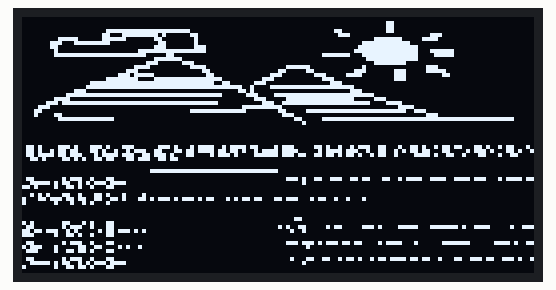
Bench run of a sketch on a simulated ESP8266 (NodeMCU). Shown: 128×64 one-colour display. WiFi joins after 1.5 s; servers stay silent unless stated; uploads are accepted with an empty reply; what the sketch prints to the serial monitor is not drawn.

Above: at 0.1 s.
At 5.1 s:
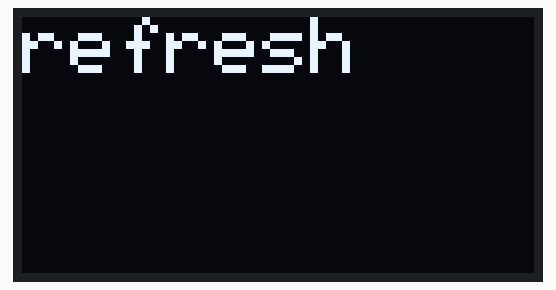
At 7.1 s:
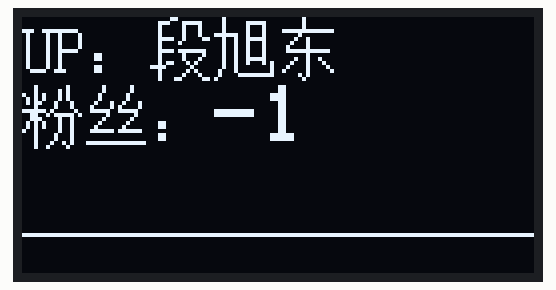

The sketch:

follower.ino
```cpp
/*
 * 使用ESP8266-01/12模块通过I2C驱动OLED SSD1306模块
 * 注意:
 *    ESP8266-12  需要设定D1, D2端口来驱动, 也就是GPIO5, GPIO4
 *    Wire.begin(5, 4);
 *    ESP8266-01  需要使用Rx和Tx端口驱动, 也就是GPIO3, GPIO1
 *
 *    Wire需要设定 d1 d2 端口来驱动 也就是gpi05 gpi04
 *
 *    Wire需要设定I2C时钟频率, 最大700KHz(相对160MHz模式下的CPU)
 *    如果是80MHz建议设置400KHz, 不过经测试, 直接设置700KHz也是可以的
 *    Wire.setClock(700000);
 */
#include <Arduino.h>
#include <ArduinoJson.h>

#include <SPI.h>
#include <Wire.h>
#include <Adafruit_GFX.h>
#include <Adafruit_SSD1306.h>

#include <ESP8266WiFi.h>
#include <ESP8266WiFiMulti.h>
#include <ESP8266HTTPClient.h>

//汉字"UP： 粉丝：",16*16
static unsigned char LOGO_CH[12][128] = {

{0x00,0x00,0x00,0xE7,0x42,0x42,0x42,0x42,0x42,0x42,0x42,0x42,0x42,0x3C,0x00,0x00},/*"U",0*/

{0x00,0x00,0x00,0xFC,0x42,0x42,0x42,0x42,0x7C,0x40,0x40,0x40,0x40,0xE0,0x00,0x00},/*"P",1*/

{0x00,0x00,0x00,0x00,0x00,0x00,0x00,0x00,0x00,0x00,0x00,0x00,0x00,0x00,0x00,0x00,
0x00,0x00,0x30,0x00,0x30,0x00,0x00,0x00,0x30,0x00,0x30,0x00,0x00,0x00,0x00,0x00},/*"：",2*/

{0x10,0x10,0x10,0x50,0x94,0x50,0x54,0x50,0x58,0x88,0x10,0x88,0xFD,0x04,0x32,0xFA,
0x38,0x48,0x54,0x48,0x54,0x48,0x90,0x48,0x10,0x88,0x10,0x88,0x11,0x28,0x12,0x10},/*"粉",3*/

{0x08,0x10,0x08,0x10,0x10,0x20,0x10,0x20,0x22,0x44,0x42,0x84,0x7C,0xF8,0x04,0x08,
0x08,0x10,0x10,0x20,0x20,0x40,0x7E,0xFC,0x00,0x00,0x00,0x00,0xFF,0xFE,0x00,0x00},/*"丝",4*/

{0x00,0x00,0x00,0x00,0x00,0x00,0x00,0x00,0x00,0x00,0x00,0x00,0x00,0x00,0x00,0x00,
0x00,0x00,0x30,0x00,0x30,0x00,0x00,0x00,0x30,0x00,0x30,0x00,0x00,0x00,0x00,0x00},/*"：",5*/


 {0x06,0x00,0x38,0xF8,0x20,0x88,0x20,0x88,0x20,0x88,0x3C,0x86,0x21,0x00,0x20,0x00,
0x3D,0xFC,0x20,0x84,0x20,0x88,0x2C,0x50,0xF0,0x20,0x20,0x50,0x20,0x88,0x23,0x06},/*"段",6*/
{0x20,0x00,0x20,0xF8,0x20,0x88,0x20,0x88,0xFC,0x88,0x24,0xF8,0x24,0x88,0x24,0x88,
0x24,0x88,0x24,0x88,0x24,0xF8,0x24,0x8A,0x24,0x02,0x44,0x02,0x43,0xFE,0x80,0x00},/*"旭",7*/
{0x02,0x00,0x02,0x00,0x02,0x00,0x7F,0xFC,0x04,0x00,0x09,0x00,0x11,0x00,0x21,0x00,
0x3F,0xF8,0x01,0x00,0x09,0x20,0x11,0x10,0x21,0x08,0x41,0x04,0x05,0x00,0x02,0x00},/*"东",8*/

/* (16 X 16 , 宋体 )*/


};

//滑稽表情 128*64
static unsigned char LOGO_HJ[] ={
0x00,0x00,0x00,0x00,0x00,0x00,0x00,0x00,0x00,0x00,0x00,0x00,0x00,0x00,0x00,0x00,
0x00,0x00,0x00,0x00,0x00,0x00,0x00,0x00,0x00,0x00,0x00,0x18,0x00,0x00,0x00,0x00,
0x00,0x00,0x00,0x00,0x00,0x00,0x00,0x00,0x00,0x00,0x00,0x18,0x00,0x00,0x00,0x00,
0x00,0x00,0x07,0xFF,0xFF,0xC0,0x00,0x00,0x00,0x03,0x00,0x18,0x00,0x00,0x00,0x00,
0x00,0x00,0x0C,0x7F,0xD0,0x30,0x00,0x00,0x00,0x01,0xC0,0x00,0x03,0x80,0x00,0x00,
0x00,0x7C,0x0F,0xC0,0x60,0x10,0x00,0x00,0x00,0x00,0x00,0xFE,0x0F,0x00,0x00,0x00,
0x01,0xC7,0xFC,0x00,0x30,0x10,0x00,0x00,0x00,0x00,0x07,0xFF,0x80,0x00,0x00,0x00,
0x01,0x80,0x00,0x00,0x70,0x1C,0x00,0x00,0x00,0x00,0x0F,0xFF,0xE0,0x00,0x00,0x00,
0x00,0x80,0x00,0x07,0xFF,0xFC,0x00,0x00,0x00,0x00,0x1F,0xFF,0xE3,0xF0,0x00,0x00,
0x00,0xFF,0xFF,0xFE,0x0C,0x00,0x00,0x00,0x00,0x1F,0xC7,0xFF,0xE1,0xF0,0x00,0x00,
0x00,0x00,0x00,0x00,0x7F,0x00,0x00,0x00,0x00,0x00,0x03,0xFF,0xE0,0x00,0x00,0x00,
0x00,0x00,0x00,0x01,0xC0,0xE0,0x00,0x00,0x00,0x00,0x00,0xFF,0x00,0x00,0x00,0x00,
0x00,0x00,0x00,0x0F,0x00,0x3C,0x00,0x00,0x3F,0x00,0x04,0x00,0x07,0x00,0x00,0x00,
0x00,0x00,0x00,0x38,0x00,0x06,0x00,0x00,0xC1,0x80,0x1C,0x07,0x07,0xC0,0x00,0x00,
0x00,0x00,0x00,0xEF,0x80,0x03,0x00,0x03,0x80,0x70,0x78,0x07,0x00,0x60,0x00,0x00,
0x00,0x00,0x07,0xF8,0x7F,0xFF,0xC0,0x0E,0x00,0x1C,0x00,0x07,0x00,0x00,0x00,0x00,
0x00,0x00,0x7F,0xFF,0xFF,0xFF,0x30,0x38,0x00,0x07,0x00,0x00,0x00,0x00,0x00,0x00,
0x00,0x00,0xFF,0xFF,0xFF,0xFF,0xFE,0x43,0xFF,0xFF,0xE0,0x00,0x00,0x00,0x00,0x00,
0x00,0x07,0x00,0x00,0x00,0x00,0x03,0x40,0x00,0x00,0x38,0x00,0x00,0x00,0x00,0x00,
0x00,0x1F,0xFF,0xFF,0xFF,0xFF,0xC0,0xE1,0xFF,0xFF,0xFF,0x00,0x00,0x00,0x00,0x00,
0x00,0xF0,0x00,0x00,0x00,0x00,0x00,0x38,0x3F,0xFF,0xE0,0xE0,0x00,0x00,0x00,0x00,
0x03,0xBF,0xFF,0xFF,0xFF,0xFF,0x80,0x0E,0x7F,0xFF,0xFE,0x1E,0x00,0x00,0x00,0x00,
0x0E,0x00,0x00,0x00,0x00,0x00,0x01,0xFF,0x80,0x00,0x00,0x03,0xC0,0x00,0x00,0x00,
0x18,0x00,0x00,0x00,0x00,0x3F,0xFF,0x00,0xC1,0xFF,0xFF,0xFF,0x38,0x00,0x00,0x00,
0x10,0xC0,0x00,0x00,0x00,0x00,0x00,0x00,0x70,0x00,0x00,0x00,0x07,0x00,0x00,0x00,
0x00,0x7F,0xFE,0x00,0x00,0x00,0x00,0x00,0x0C,0x1F,0xFF,0xFF,0xFF,0xFF,0xFF,0xE0,
0x00,0x00,0x00,0x00,0x00,0x00,0x00,0x00,0x02,0x00,0x00,0x00,0x00,0x00,0x00,0x00,
0x00,0x00,0x00,0x00,0x00,0x00,0x00,0x00,0x00,0x00,0x00,0x00,0x00,0x00,0x00,0x00,
0x00,0x00,0x00,0x00,0x00,0x00,0x00,0x00,0x00,0x00,0x00,0x00,0x00,0x00,0x00,0x00,
0x00,0x00,0x00,0x00,0x00,0x00,0x00,0x00,0x00,0x00,0x00,0x00,0x00,0x00,0x00,0x00,
0x00,0x00,0x00,0x00,0x00,0x00,0x00,0x00,0x00,0x00,0x00,0x00,0x00,0x00,0x00,0x00,
0x00,0x00,0x00,0x00,0x00,0x00,0x00,0x00,0x00,0x00,0x00,0x00,0x00,0x00,0x00,0x00

};
static const uint8_t PROGMEM Strong_16x16[] =
{0x10,0x10,0x28,0x48,0x84,0x02,0x7D,0x44,
0x44,0x44,0x54,0x24,0x04,0x04,0xF8,0x00,
0x20,0x20,0x20,0x24,0x24,0x25,0x24,0x24,
0x24,0x24,0x24,0x24,0x21,0x21,0x29,0x10};/*"创",0*/

#define OLED_RESET -1
Adafruit_SSD1306 display(OLED_RESET);

#define SCREEN_WIDTH  128
#define SCREEN_HEIGHT 64

#define BAR_X_OFFSET  0
#define BAR_Y_OFFSET  32
#define BAR_ZORE      22
#define BAR_MIN       -10
#define BAR_MAX       22

//#define WHITE    #0x07E0

int followers[SCREEN_WIDTH] = {0};
int followersIndex = 0;
bool runInit = false;
int followerTemp = 0;

ESP8266WiFiMulti WiFiMulti;
char s[100]="";
//修改: 把这里面的数字改成你自己的数字即可
char url[100] = "http://api.bilibili.com/x/relation/stat?vmid=21045676";
int follower = -1;

void setup() {
  Serial.begin(9600);
  // 等待串口可用
  while (!Serial) ;

  WiFi.mode(WIFI_STA);
  //修改: WIFI名称和密码, 注意名称只允许用英文或者英文符号
  WiFiMulti.addAP("TPLINK", "11223344");
  //修改: 如果无法正常显示, 把5,4颠倒位置即可(注意逗号为英文逗号)
  //ESP8266-12  D1(GPIO5)/D2(GPIO4) => SDA/SCL
  //ESP8266-01  Tx(GPIO1)/Rx(GPIO3) => SDA/SCL
  Wire.begin(5, 4);
  Wire.setClock(700000);
  display.begin(SSD1306_SWITCHCAPVCC, 0x3C);
  display.setTextSize(2);
  display.setTextColor(WHITE);
  display.clearDisplay();
  //display.drawBitmap(16,16,Strong_16x16,16,16,WHITE);
  display.drawBitmap(0, 0, LOGO_HJ, 128, 64, WHITE);
//  display.fillScreen(WHITE);
  display.display();
  delay(5000);
}

// the loop function runs over and over again forever
void loop() {
 flushOleddefault();
  requestUrl(url);
  delay(10000);

}

void requestUrl(char *url) {
  if ((WiFiMulti.run() == WL_CONNECTED)) {
    HTTPClient http;
    http.begin(url);
    int httpCode = http.GET();
    if (httpCode > 0) {
      if (httpCode == HTTP_CODE_OK) {
        String payload = http.getString();
        follower = parseJsonText(payload);
        sprintf(s, "%d", follower);
        Serial.print(followerTemp);
        Serial.print(",");
        Serial.println(follower);
        if (runInit) {
          followers[followersIndex] = follower - followerTemp;
          Serial.print("计算");
          Serial.println(follower - followerTemp);
          followerTemp = follower;
        } else {
          followerTemp = follower;
          Serial.print("初始化tmp=");
          Serial.println(followerTemp);
          followers[followersIndex] = 0;
          runInit = true;
        }
        followersIndex ++;
        flushOled(s);
      } else {
        Serial.println("Request ERROR");
      }
    } else {
      Serial.println("Request Url Failed");
    }
    http.end();
  } else {
    Serial.println("WiFi: NOT CONNECTED");
    flushOled("WiFi: NOT CONNECTED");
  }
}

int parseJsonText(String s) {
  StaticJsonDocument<300> jsonBuffer;
//  JsonObject& root = jsonBuffer.parseObject(s);
//  if (!root.success()) {
//    Serial.println("Parse Json Text Failed!");
//    return -1;
//  }
  auto error = deserializeJson(jsonBuffer, s);
  if (error) {
      Serial.print(F("deserializeJson() failed with code "));
      Serial.println(error.c_str());
      return -1;
  }
  follower = jsonBuffer["data"]["follower"];
  return follower;
}
void flushOleddefault() {
  display.clearDisplay();
  display.setCursor(0, 0);
  display.print("refresh");
  display.display();
}


void flushOled(char *s) {
  display.clearDisplay();
  display.drawBitmap(0, 0, LOGO_CH[0], 8, 16, WHITE);
  display.drawBitmap(8, 0, LOGO_CH[1], 8, 16, WHITE);
  display.drawBitmap(16, 0, LOGO_CH[2], 16, 16, WHITE);
  display.drawBitmap(0, 17, LOGO_CH[3], 16, 16, WHITE);
  display.drawBitmap(16, 17, LOGO_CH[4], 16, 16, WHITE);
  display.drawBitmap(32,17, LOGO_CH[5], 16, 16, WHITE);
  display.drawBitmap(32, 0, LOGO_CH[6], 16, 16, WHITE);
  display.drawBitmap(48, 0, LOGO_CH[7], 16, 16, WHITE);
  display.drawBitmap(64, 0, LOGO_CH[8], 16, 16, WHITE);
//  display.drawBitmap(80, 0, LOGO_CH[9], 16, 16, WHITE);
//  display.drawBitmap(96, 0, LOGO_CH[10], 16, 16, WHITE);
//  display.drawBitmap(112, 0, LOGO_CH[11], 16, 16, WHITE);
  display.setCursor(112, 0);
  display.setCursor(48, 17);
  display.print(s);
  drawBar();
  display.display();
}

void drawBar() {
  for(int i = 0; i < SCREEN_WIDTH; i ++) {
    Serial.print(followers[i]);
    Serial.print(",");
  }
  Serial.println("+");
  int index = 0;
  for(int i = 0;i < SCREEN_WIDTH; i ++) {
    display.drawPixel(i, BAR_Y_OFFSET + BAR_ZORE, WHITE);
    //计算当前的索引序号
    index = (i + followersIndex) % SCREEN_WIDTH;
    if (followers[index] > BAR_MAX) {
      display.drawLine(i, BAR_Y_OFFSET + BAR_ZORE, i, BAR_Y_OFFSET + BAR_ZORE - BAR_MAX, WHITE);
    } else if (followers[index] < BAR_MIN) {
      display.drawLine(i, BAR_Y_OFFSET + BAR_ZORE, i, BAR_Y_OFFSET + BAR_ZORE - BAR_MIN, WHITE);
    } else {
      display.drawLine(i, BAR_Y_OFFSET + BAR_ZORE, i, BAR_Y_OFFSET + BAR_ZORE - followers[index], WHITE);
    }
  }
}
```

Measured:
- what the display in image 1 shows lasts 2.0 s, from 5.1 s to 7.1 s
- what the display in image 2 shows lasts 10.0 s, from 7.1 s to 17.1 s
